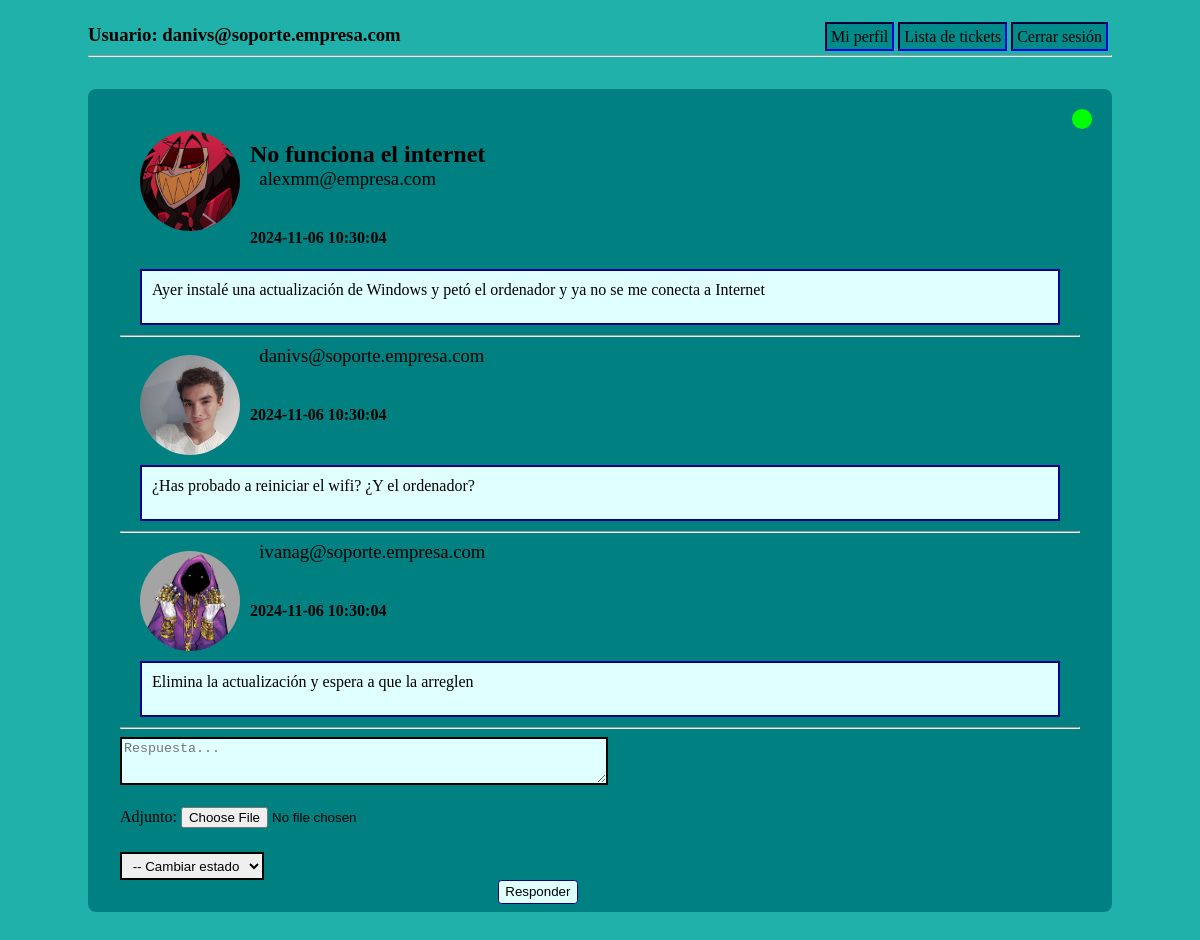
Page /ticket.php?id=1 (signed in) on the committed database.
### tables this page shows
CREATE TABLE Ticket (
	idTicket INT(10) PRIMARY KEY AUTO_INCREMENT,
	email VARCHAR(255),
	priority INT(1),
	subject VARCHAR(255),
	state INT(1),
	messBody TEXT,
	attachment VARCHAR(100),
	sentDate TIMESTAMP DEFAULT CURRENT_TIMESTAMP,
	CONSTRAINT FOREIGN KEY(email) REFERENCES AppUser(email) ON DELETE CASCADE,
	CONSTRAINT FOREIGN KEY(priority) REFERENCES Priority(idPr),
	CONSTRAINT FOREIGN KEY(state) REFERENCES State(idState)
);

CREATE TABLE Answer (
	idAnswer INT(100) PRIMARY KEY AUTO_INCREMENT,
	idTicket INT(10),
	email VARCHAR(255),
	messBody TEXT,
	attachment VARCHAR(100),
	ansDate TIMESTAMP DEFAULT CURRENT_TIMESTAMP,
	CONSTRAINT FOREIGN KEY(email) REFERENCES AppUser(email) ON DELETE CASCADE,
	CONSTRAINT FOREIGN KEY(idTicket) REFERENCES Ticket(idTicket) ON DELETE CASCADE
);

### file_dir.php (called while the page is built)
<?php
$attach_directory = "./uploads/";
$profile_picture_directory = $attach_directory . "ProfilePictures/";

### func.php (the view, shortened to what this page needs)
<?php
function returnPPstring($name) {
    require "file_dir.php";
    if (file_exists($profile_picture_directory . $name . ".png")) {
        return      $profile_picture_directory . $name . ".png";
    } else {
        return $profile_picture_directory . "defaultPP.png";
    }
}
function printSVG($state) {
    switch ($state) {
        case '1':
            echo '<svg><circle r="10" cx="10" cy="10" fill="lime"/></svg>';
            break;
    }
}
function querryTickets(?int $id_ticket = -1) {
    require "conection.php";
    $bd = new PDO(
        "mysql:dbname=".$bd_config["bd_name"].";host=".$bd_config["ip"],
        $bd_config["user"],
        $bd_config["password"]
    );
    $select = 'SELECT * FROM ticket WHERE 1 = 1';
    if (0 <= $id_ticket) {
        $select = $select . ' AND idTicket =' . $id_ticket;
    }
    return $bd->query($select);
}
function printTicketParameters($subject, $messBody, $email, $state, $sentDate, ?int $id_ticket = -1, ?string $attachment_name = "") {
    require "file_dir.php";
    echo '<a href="profile.php?email='. $email .'"> <img src="' . returnPPstring($email) . '" alt="foto de perfil"></a>';
    if ($subject != "") {
        echo "<h2>";
        echo $subject;
        echo "</h2>";
    }
    ?>
    <h3> <a href=<?="profile.php?email=$email" ?> class="linkemail"><?= $email ?> </a></h3><br>
    <h4> <?= $sentDate ?> </h4>
    <?php    printSVG($state); ?>
    <div> <?= nl2br($messBody)?></div>
    <?php
}

### ticket.php (shortened to what this page needs)
<!DOCTYPE html>
<html lang="en">
<head>
    <link rel="stylesheet" href="css/ticket.css">
</head>
<?php require_once "header.php"; ?>
<body>
    <?php
        require_once "conection.php";
        require_once "func.php";
        $tickets = querryTickets($_GET["id"]);
        if($tickets->rowCount() <= 0){
            echo "<p id='not-found-message'> No existe ese ticket </p>";
        }else {
            echo    '<div class="ticket">';
            foreach ($tickets as $ticket) {
                printTicketParameters($ticket["subject"], $ticket["messBody"], $ticket["email"], $ticket["state"], $ticket["sentDate"], -1, $ticket["attachment"]);
                $bd = new PDO(
                    "mysql:dbname=".$bd_config["bd_name"].";host=".$bd_config["ip"],
                    $bd_config["user"],
                    $bd_config["password"]
                );
                $select = 'SELECT email, messBody, ansDate, attachment FROM answer WHERE idTicket =' . $_GET["id"];
                $respuestas = $bd->query($select);
                foreach ($respuestas as $respuesta) {
                    echo '<hr>';
                }
                if ($_SESSION["rol"] == 1 || $ticket["state"] == 2) {
                ?>
                    <hr>
                    <form action="" method="post" enctype="multipart/form-data">
                    <textarea name="ans" placeholder="Respuesta..." id="ans" required></textarea><br><br>
                    <label for="attachment">Adjunto: </label>
                    <input type="file" name="attachment" id="attachment"><br><br>
                    <?php
                    if ($_SESSION["rol"] == 1) {
                    ?>
                        <select name="changeStatus" id="changestatus">
                            <option value="0">-- Cambiar estado --</option>
                        </select>
                    <?php
                    }
                    ?>
                    <br>
                    <input type="submit" value="Responder" id="button-ans">
                    </form>
                <?php
                }
            }
            echo    '</div>';
        }
    ?>
</body>
</html>

### css/ticket.css (style rules this page uses)
.ticket { background-color: teal; padding: 2em; margin: 2em 0px; border-radius: .5em; position: relative; }
.ticket h2 { margin-left: 5px; }
.ticket h3 { margin-left: 5px; font-weight: normal; }
.ticket h2+h3 { margin-top: -20px; }
.ticket h4 { margin-left: 5px; }
.ticket svg { width: 20px; height: 20px; position: absolute; top: 20px; right: 20px; }
.ticket div { background-color: lightcyan; border: darkblue solid 2px; min-height: 2em; padding: 10px; margin: 10px 20px; clear: both; }
.ticket > a { margin: 10px 20px; }
.ticket a:has(img) { width: 100px; height: 100px; float: left; margin-right: 10px; }
.ticket img { width: 100px; height: 100px; border-radius: 50px; object-fit: cover; }
.linkemail { text-decoration: none; color: black; padding: 0 .5em; }
#ans { width: 50%; height: 3em; background-color: lightcyan; border: 2px solid black; }
#button-ans { background-color: lightcyan; border: 1px solid darkblue; padding: .25em .5em; border-radius: .25em; position: absolute; left: 40%; }
#changestatus { margin-top: .5em; width: 15%; padding: .25em .5em; border: 2px solid black; }

### css/header.css (style rules this page uses)
body { background-color: lightseagreen; padding: 1em 5em; }
h3 { margin: 0; }

### rows in the picture
ticket: email (picture), subject "No funciona el internet", email "alexmm@empresa.com", sentDate "2024-11-06 10:30:04", messBody "Ayer instalé una actualización de Windows y petó el ordenador y ya no se me conecta a Internet"
answer: email (picture), email "danivs@soporte.empresa.com", ansDate "2024-11-06 10:30:04", messBody "¿Has probado a reiniciar el wifi? ¿Y el ordenador?"
answer: email (picture), email "ivanag@soporte.empresa.com", ansDate "2024-11-06 10:30:04", messBody "Elimina la actualización y espera a que la arreglen"

### other values in the picture
$_SESSION['email'] "danivs@soporte.empresa.com"
